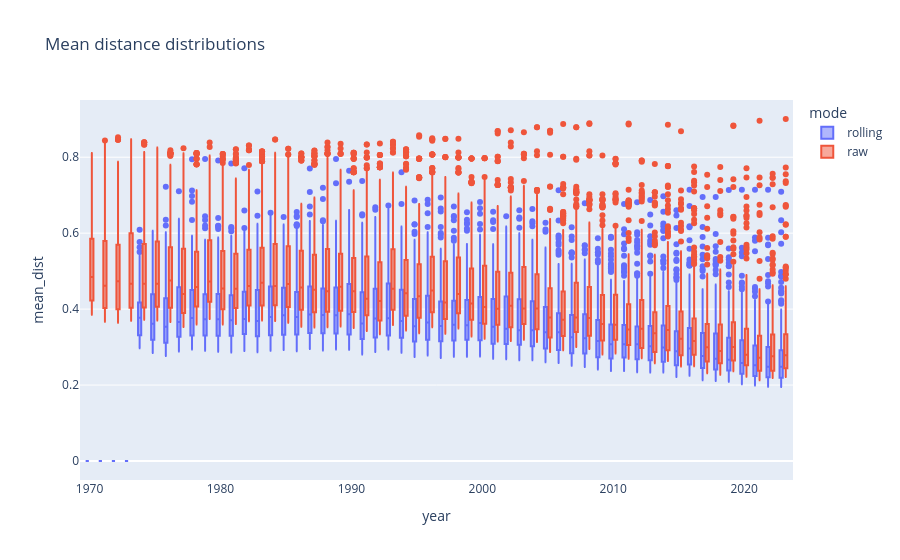

The notebook cell saved with this chart:
### Code cell
df_plot = pd.concat([df_dist_rolling_yearly.mean(axis=1).to_frame("mean_dist").assign(mode="rolling"),
           df_dist_yearly.mean(axis=1).to_frame("mean_dist").assign(mode="raw")], axis=0).reset_index()
px.box(df_plot, x="year", y="mean_dist", color="mode", title="Mean distance distributions")

### Figure 1 — Plotly figure (JSON) as saved in the notebook; plotly's stock layout.template omitted (floating-point values rounded to 4 significant figures; data arrays with more than 128 entries replaced by an {"elided": "..."} marker saying what was removed)
{"data": [{"alignmentgroup": "True", "hovertemplate": "mode=rolling<br>year=%{x}<br>mean_dist=%{y}<extra></extra>", "legendgroup": "rolling", "marker": {"color": "#636efa"}, "name": "rolling", "notched": false, "offsetgroup": "rolling", "orientation": "v", "showlegend": true, "type": "box", "x": {"elided": "10461 int values"}, "x0": " ", "xaxis": "x", "y": {"elided": "10461 float values"}, "y0": " ", "yaxis": "y"}, {"alignmentgroup": "True", "hovertemplate": "mode=raw<br>year=%{x}<br>mean_dist=%{y}<extra></extra>", "legendgroup": "raw", "marker": {"color": "#EF553B"}, "name": "raw", "notched": false, "offsetgroup": "raw", "orientation": "v", "showlegend": true, "type": "box", "x": {"elided": "10461 int values"}, "x0": " ", "xaxis": "x", "y": {"elided": "10461 float values"}, "y0": " ", "yaxis": "y"}], "layout": {"boxmode": "group", "legend": {"title": {"text": "mode"}, "tracegroupgap": 0}, "title": {"text": "Mean distance distributions"}, "xaxis": {"anchor": "y", "domain": [0, 1], "title": {"text": "year"}}, "yaxis": {"anchor": "x", "domain": [0, 1], "title": {"text": "mean_dist"}}}}
